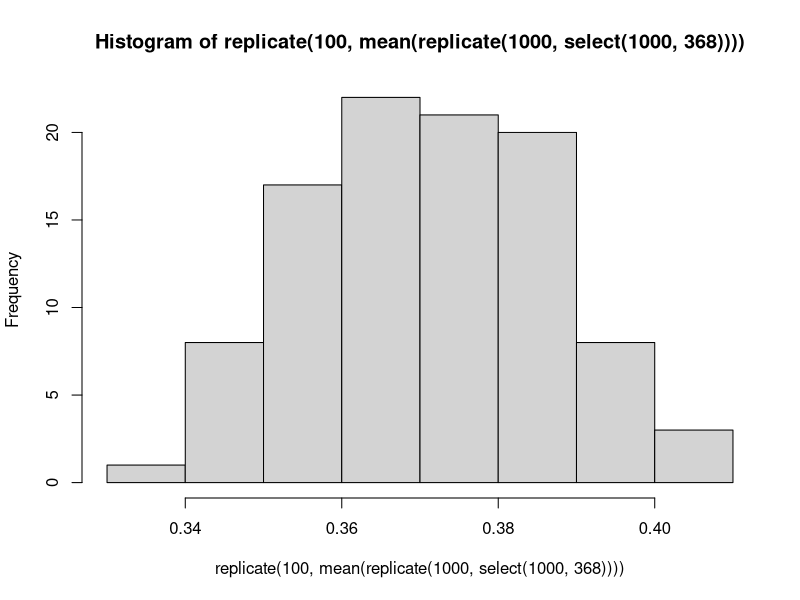
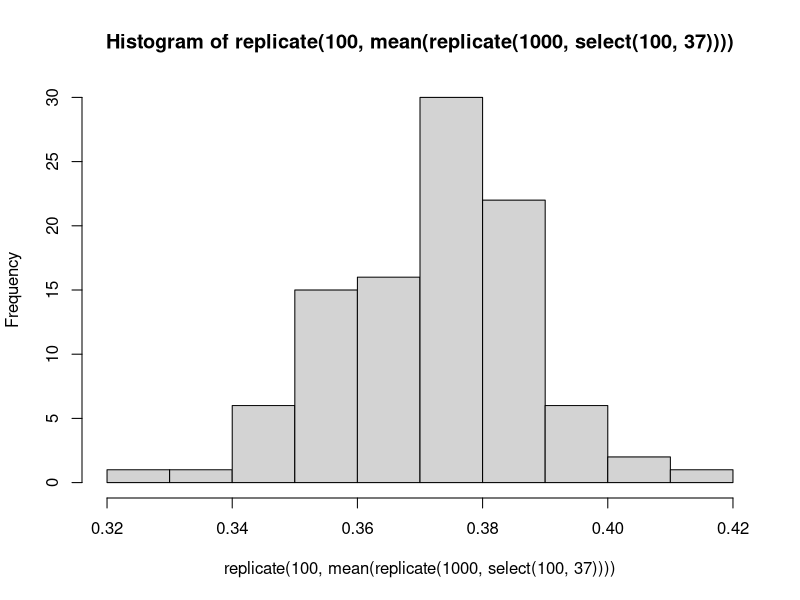

These charts were generated, in order, by the following R code:
# select with while ################
select <- function(n, r){
  applicants <- runif(n) # n人を数値化
  candidate <- max(applicants[1:r]) #r人までの暫定1位
  if(candidate == max(applicants)){
    selected <- 0
  }#最初のr人に1位が入ればreturnが0になる
  s <- r + 1 #whileループ用カウンタ
  if(applicants[s] > candidate) {
    selected <- applicants[s] #サーチ最初で超えたら代入
  } else {
    selected <- 0
    while(candidate != max(applicants) & applicants[s] < candidate & s<=n){
      s <- s+1
      selected <- applicants[s]# candidateよりもいい人をselectedに記録
    }#while ends
  }#if else ends
  if(selected == max(applicants)){1}else{0}# selectedの最初が1位か判定
}#return is 0 or 1


#動作確認
select(10,3)

# 1000回繰り返して確率を計算
mean(replicate(1000,select(10,3)))

mean(replicate(1000,select(100,37)))

# 平均（成功確率）の分布
hist(
  replicate(100, mean(replicate(1000,select(1000,368))))
)



# select with for  #######
# while ではなくfor文を使うときこちらを使う．
# candidateを超えた2人目などの変則的なアルゴリズムの確認用

select <- function(n, r){
	applicants <- runif(n) # n人を数値化
	candidate <- max(applicants[1:r]) #r人までの暫定1位
	if(candidate == max(applicants)){
		0 #最初のr人に1位が入れば終了
	}else{
		selected <- c()
		s <- r + 1 #サーチ開始位置
		for(i in s:n){
			if(candidate < applicants[i]){
				selected <- append(selected, applicants[i])
			}# candidateよりもいい人をselectedに記録
		}# for roop ends here 
		if(selected[1] == max(applicants)){1}else{0}
		# selectedの最初が1位か判定
		# selected[2] などとすれば2人目を選ぶ
		#　ただし2人目以降が空の場合もあるので要調整
	}
} #return is 0 or 1

hist(
	replicate(100, mean(replicate(1000,select(100,37))))
)



# select.print with while  ################
# printデバッグ用

select.print <- function(n, r){
  applicants <- runif(n) # n人を数値化
  print(c("applicants=", applicants))
  candidate <- max(applicants[1:r]) #r人までの暫定1位
  print(paste("candidate=", candidate))
    if(candidate == max(applicants)){
      selected <- 0
    }#最初のr人に1位が入ればreturnが0になる
  s <- r + 1 #whileループ用カウンタ
  if(applicants[s] > candidate) {
      selected <- applicants[s] #サーチ最初で超えたら代入
    } else {
      selected <- 0
      while(candidate != max(applicants) & applicants[s] < candidate & s<=n){
          s <- s+1
          selected <- applicants[s]# candidateよりもいい人をselectedに記録
      }#while ends
  }#if else ends
  print(paste0("selected=",selected))
  if(selected == max(applicants)){1}else{0}# selectedの最初が1位か判定
  }#return is 0 or 1

select.print(10,3)



# while proto type ##################
# while の動作確認

a <- c(1,3,5,7,1,2,3,2,1,6,8,2,4)
b <- 5
i <- 4
if(a[i] > b) {selected <- a[i] }else{selected <- 0}
while(a[i] < b){
  i <- i+1
  selected <- a[i]
  print(selected)
  }
selected
